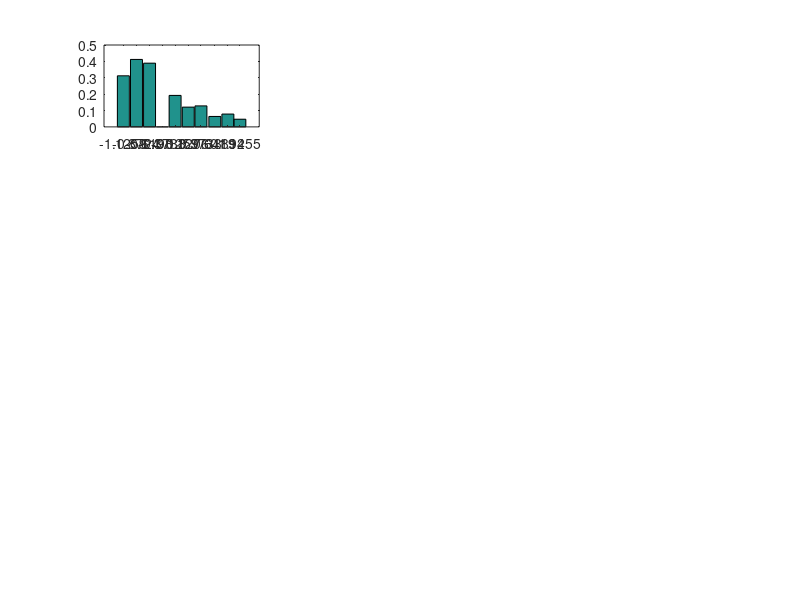

Here is the MATLAB script that generated this plot: (Note: this script raises an error after producing the figure.)
aero_size=[18;10;5.6;3.2;1.8;1.00;0.56;0.32;0.18;0.1;0.056];
aero_size=flip(aero_size);


size_mean=[13.34916;
7.83454;
4.38406;
2.36220; 
1.34164; 
0.74833; 
0.42332; 
0.24000; 
0.13416; 
0.07483 ]; size_mean=flip(size_mean);

size_range=[8.10000;
3.70000; 
3.10000; 
1.30000; 
0.80000; 
0.44000; 
0.24000; 
0.14000; 
0.08000; 
0.04400 ]; size_range=flip(size_range);
% h=bar(size_mean,y,'histc')
% set(gca,'xlim',[0.05 30]);
% xticks=[0.05 0.1 0.2 0.5 1 2 5 10];
% set(gca,'xscale','log','xminortick','on')   
% set(gca,'xtick',aero_size)

% set(gca,'Xtick',-3:1:1); %// adjust manually; values in log scale
% set(gca,'Xticklabel',10.^get(gca,'Xtick')); %// use labels with linear values
%%%%%%%%%%%%%%%%%%%%%%%%%%%%%%%%%%%%%%%%%%%%%%%%%%%%%%%%%%%
subplot (4,3,1)
wsoc=[0.028451493;
0.037002488;
0.045087065;
0.070584577;
0.071983831;
0.113028607;
NaN;
0.22699005;
0.245646766;
0.183457711];wsoc=flip(wsoc);
y=wsoc./size_range.*size_mean;

bar(log10(size_mean),y,'hist');
set(gca,'xtick',log10(size_mean))
set(gca,'XTickLabel', sprintfc('%3.2f',size_mean))
xlabel('Dp (um)')
ylabel('dC/dlnDp')
title('WSOC')

subplot (4,3,2)
abs365=[0.13;
0.1;
0.09;
0.11;
0.14;
0.17;
NaN;
0.27;
0.62;
0.63];abs365=flip(abs365);
y=abs365./size_range.*size_mean;

bar(log10(size_mean),y,'hist');
set(gca,'xtick',log10(size_mean))
set(gca,'XTickLabel', sprintfc('%3.2f',size_mean))
xlabel('Dp (um)')
ylabel('dC/dlnDp')
title('abs@365nm')

subplot (4,3,3)
sodium=[0.079844429;
0.064593788;
0.075899968;
0.081294233;
0.05611845;
0.057745899;
NaN
0.008784923;
0.05281389;
0.062525095];sodium=flip(sodium);
y=sodium./size_range.*size_mean;

bar(log10(size_mean),y,'hist');
set(gca,'xtick',log10(size_mean))
set(gca,'XTickLabel', sprintfc('%3.2f',size_mean))
xlabel('Dp (um)')
ylabel('dC/dlnDp')
title('Na+')

subplot (4,3,4)
ammonium=[-0.003979131;
-0.004122076;
-0.003536398;
-0.003194919;
-0.003939424;
0.001065639;
NaN;
-0.003284259;
0.018201179;
0.012896329];ammonium=flip(ammonium);
y=ammonium./size_range.*size_mean;

bar(log10(size_mean),y,'hist');
set(gca,'xtick',log10(size_mean))
set(gca,'XTickLabel', sprintfc('%3.2f',size_mean))
xlabel('Dp (um)')
ylabel('dC/dlnDp')
title('NH4+')

subplot (4,3,5)
potassium=[0.007616894;
0.009699473;
0.009502522;
0.011796642;
0.010374215;
0.009002849;
NaN;
NaN;
0.012252548;
0.010359626];potassium=flip(potassium);
y=potassium./size_range.*size_mean;

bar(log10(size_mean),y,'hist');
set(gca,'xtick',log10(size_mean))
set(gca,'XTickLabel', sprintfc('%3.2f',size_mean))
xlabel('Dp (um)')
ylabel('dC/dlnDp')
title('K+')

subplot (4,3,6)
calcium=[0.000389881;
0.005030222;
0.004159364;
0.010003227;
0.002443073;
-0.001900625;
NaN;
NaN;
-0.003566063;
-0.00493062];calcium=flip(calcium);
y=calcium./size_range.*size_mean;

bar(log10(size_mean),y,'hist');
set(gca,'xtick',log10(size_mean))
set(gca,'XTickLabel', sprintfc('%3.2f',size_mean))
xlabel('Dp (um)')
ylabel('dC/dlnDp')
title('Ca2+')

subplot (4,3,7)
formate=[0.002094073;
0.002285357;
0.00204393;
0.003566775;
0.003000351;
0.002749639;
NaN;
0.005448045;
0.006187182;
0.005383046];formate=flip(formate);
y=formate./size_range.*size_mean;

bar(log10(size_mean),y,'hist');
set(gca,'xtick',log10(size_mean))
set(gca,'XTickLabel', sprintfc('%3.2f',size_mean))
xlabel('Dp (um)')
ylabel('dC/dlnDp')
title('HCOO- (formate)')

subplot (4,3,8)
chloride=[0.002554717;
0.003478088;
0.008361857;
0.004337256;
0.001434408;
0.000441062;
NaN;
0.000432405;
-7.97771E-05;
0.00296302];chloride=flip(chloride);
y=chloride./size_range.*size_mean;

bar(log10(size_mean),y,'hist');
set(gca,'xtick',log10(size_mean))
set(gca,'XTickLabel', sprintfc('%3.2f',size_mean))
xlabel('Dp (um)')
ylabel('dC/dlnDp')
title('Cl-')

subplot (4,3,9)
nitrate=[0.004092604;
0.002448334;
0.002994599;
0.00535216;
0.001321579;
0.000574059;
NaN;
-0.000152924;
0.001743256;
0.00182677];nitrate=flip(nitrate);
y=nitrate./size_range.*size_mean;

bar(log10(size_mean),y,'hist');
set(gca,'xtick',log10(size_mean))
set(gca,'XTickLabel', sprintfc('%3.2f',size_mean))
xlabel('Dp (um)')
ylabel('dC/dlnDp')
title('NO3-')

subplot (4,3,10)
sulfate=[0.001998776;
-0.001118386;
0.004483145;
0.011753922;
0.005214415;
0.011578417;
NaN;
0.024487776;
0.018775092;
0.010928074];sulfate=flip(sulfate);
y=sulfate./size_range.*size_mean;

bar(log10(size_mean),y,'hist');
set(gca,'xtick',log10(size_mean))
set(gca,'XTickLabel', sprintfc('%3.2f',size_mean))
xlabel('Dp (um)')
ylabel('dC/dlnDp')
title('SO4^2-')

subplot (4,3,11)
oxalate=[0.001973843;
0.001698588;
0.002195945;
0.003553238;
0.002877439;
0.003724086;
NaN;
0.007093589;
0.005312973;
0.003610188];oxalate=flip(oxalate);
y=oxalate./size_range.*size_mean;

bar(log10(size_mean),y,'hist');
set(gca,'xtick',log10(size_mean))
set(gca,'XTickLabel', sprintfc('%3.2f',size_mean))
xlabel('Dp (um)')
ylabel('dC/dlnDp')
title('C2O4^2-')